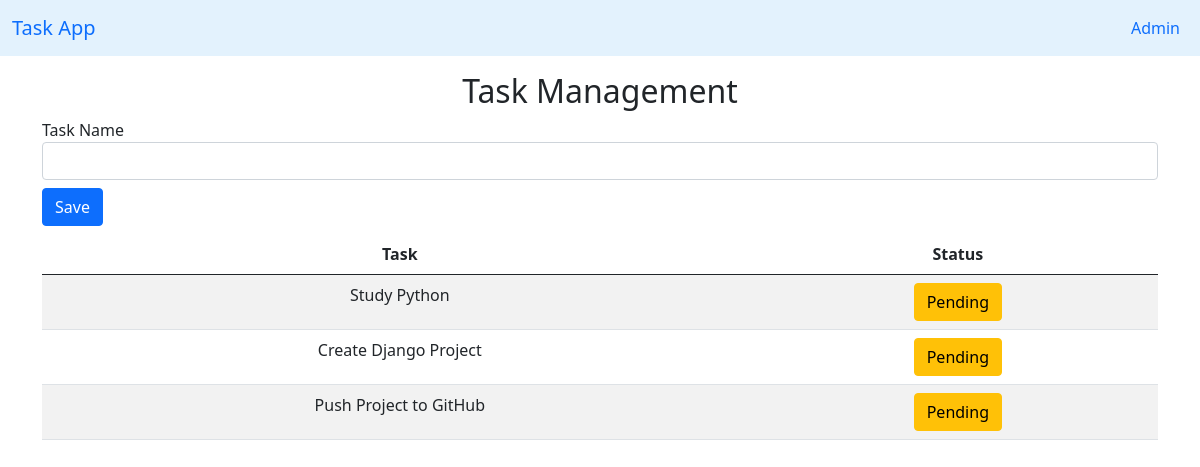
The app's page /, older data.
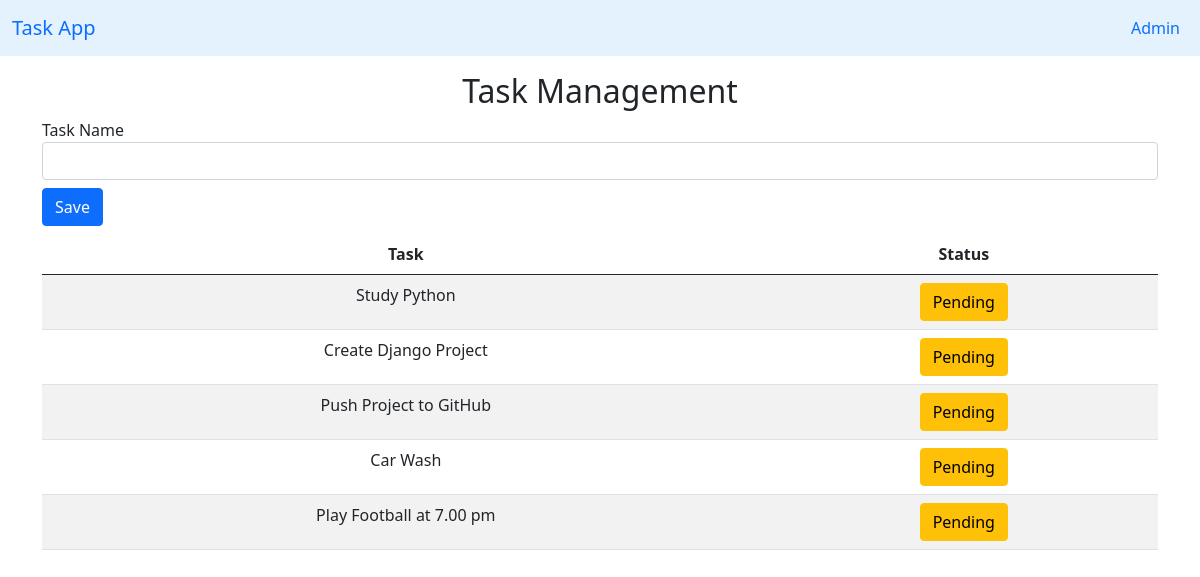
The same page, newer data.
### taskapp/models.py (models this page shows)
class Task(models.Model):
    name = models.CharField(max_length=50)
    status = models.BooleanField(default=False) # ให้ค่าเริ่มต้นเป็น fault

### taskapp/views.py (the view)
# urls.py: urlpatterns = [path('',views.index),
def index(request):
    if request.method == "POST":
        name = request.POST["name"]
        if name == "":
            messages.warning(request, "Please Insert Task Name")
            return redirect("/")
        else:
            task = Task.objects.create(name = name) # เอามาแต่ชื่อ
            task.save()
            messages.success(request, "Saved Successfully")
            return redirect("/")
    else :
        all_task = Task.objects.all()  # ดึงข้อมูลทั้งหมดมา
        return render(request, "index.html", {"all_task": all_task})

### taskapp/templates/index.html (shortened to what this page needs)
{% extends "base.html" %}
{% block content%}
    <h2 class="text-center">Task Management</h2>
    <form method="POST">
        <div class="form-group">
            <label for="name">Task Name</label>
            <input type="text" class="form-control" name="name"></input>
        </div>
        <button type="submit" class="btn btn-primary my-2">Save</button>
    </form>
      <table class="table table-striped">
        <thead>
          <tr>
            <th class="text-center">Task</th>
            <th class="text-center">Status</th>
          </tr>
        </thead>
        <tbody>
            {% for task in all_task %}
                {% if task.status %}
                <tr>
                    <td class="text-center">{{task.name}}</td>
                    <td class="text-center"><a href="{% url 'pending' task.id %}" class="btn btn-success">Done</a></td>
                </tr>
                {% else %}
                <tr>
                    <td class="text-center">{{task.name}}</td>
                    <td class="text-center"><a href="{% url 'completed' task.id %}" class="btn btn-warning">Pending</a></td>
                </tr>
                {% endif%}
            {% endfor%}
        </tbody>
{% endblock %}

### taskapp/templates/base.html (shortened to what this page needs)
<!DOCTYPE html>
<html lang="en">
<head>
    <link href="https://cdn.jsdelivr.net/npm/bootstrap@5.0.2/dist/css/bootstrap.min.css"
            rel="stylesheet"
>
</head>
<body>
    <nav class="navbar navbar-expand-lg" style="background-color: #e3f2fd;">
        <div class="container-fluid">
          <a class="navbar-brand" href="/">Task App</a>
          <div class="collapse navbar-collapse" id="navbarNav">
            <ul class="navbar-nav ms-auto mb-2 mb-lg-0">
              <li class="nav-item">
                <a class="nav-link active" aria-current="page" href="/admin">Admin</a>
              </li>
            </ul>
          </div>
        </div>
      </nav>
    <div class="container my-3">
        {% block content %}
        {% endblock %}
    </div>
</body>
</html>

Row changes from the older to the newer data that the page shows:
added Task: name "Car Wash"
added Task: name "Play Football at 7.00 pm"
